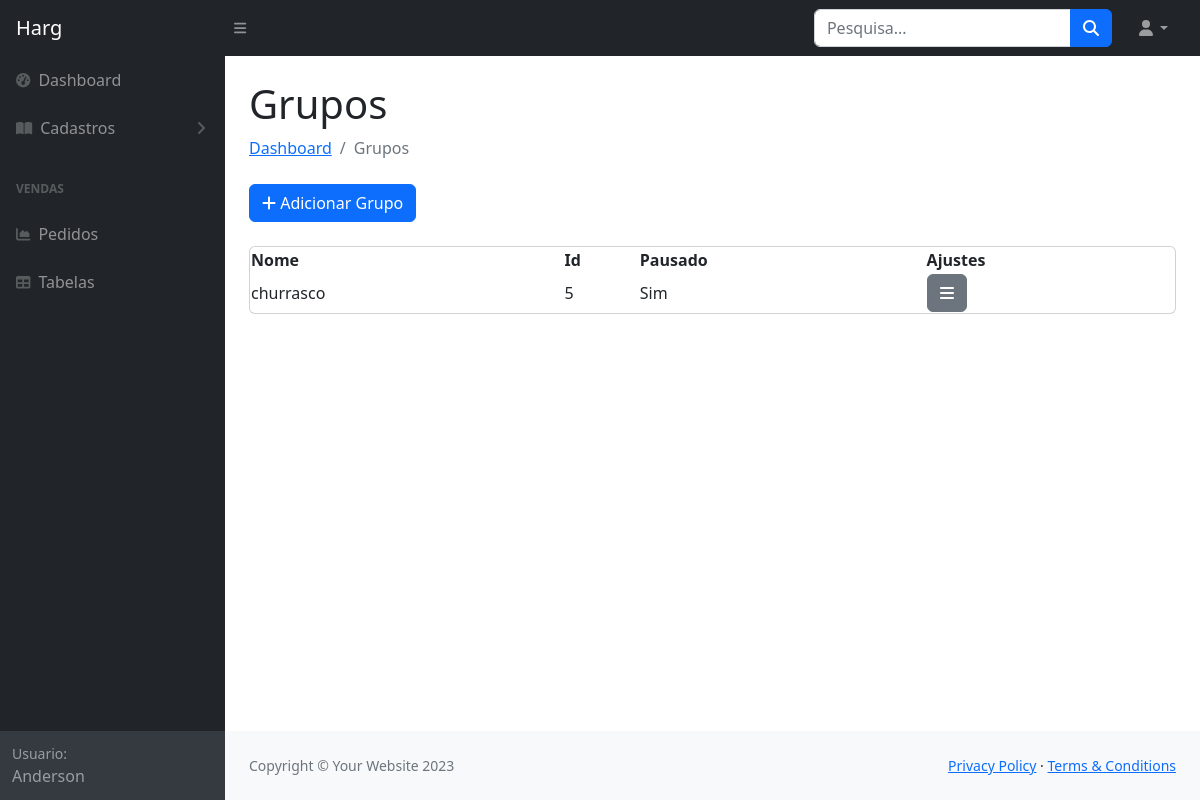
The page /dashboard/cadastros/consulta-grupos on the database as committed earlier.
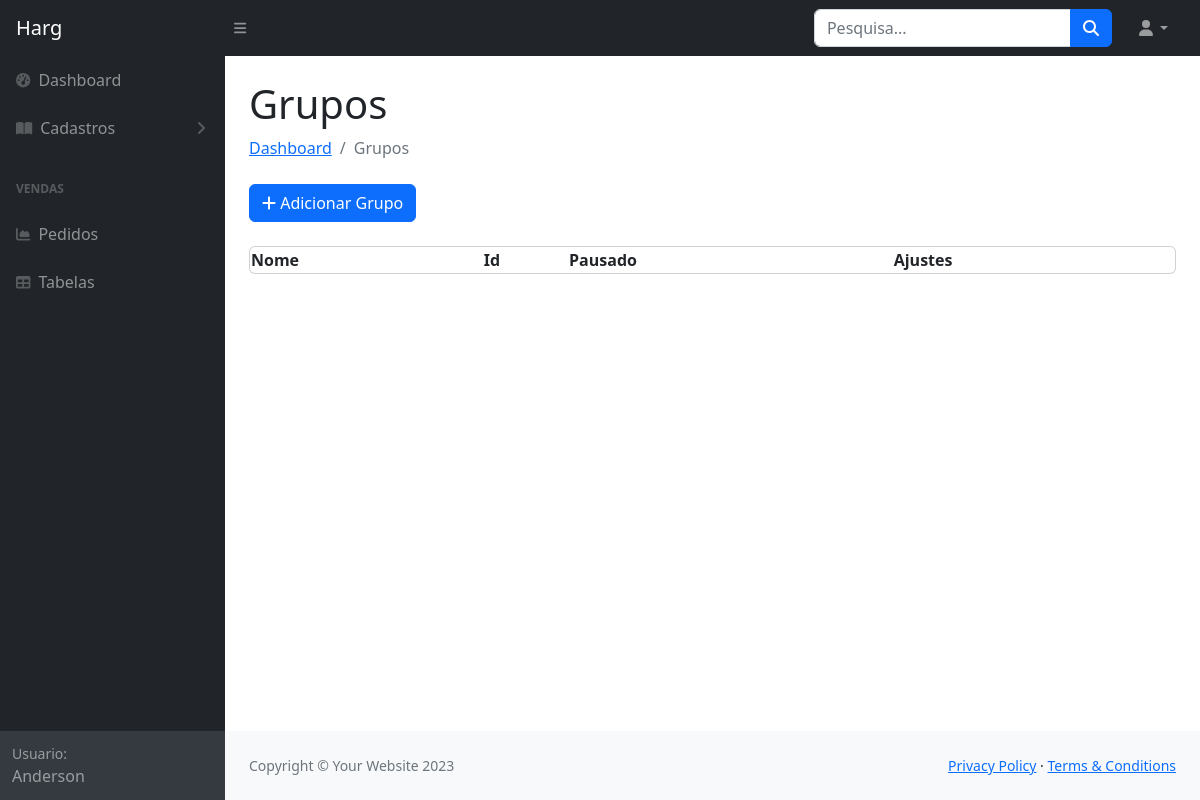
The same page on the database as committed later.
### produto/models.py (models this page shows, shortened)
class Grupo(models.Model):
    id_grupo = models.AutoField(primary_key=True)
    nome = models.CharField(max_length=255)
    pausado = models.CharField(default='N', max_length=1)

### produto/views.py (the view)
# urls.py: path('consulta-grupos', views.consulta_grupos, name='consulta_grupos'),
def consulta_grupos(request):
    grupos = Grupo.objects.all()
    return render(request, 'consulta-grupos.html', {'grupos': grupos})

### templates/consulta-grupos.html (shortened to what the changed rows need)
<!DOCTYPE html>
{% load static %}
<html lang="pt-br">
    <head>
        <link href="https://cdn.jsdelivr.net/npm/simple-datatables@7.1.2/dist/style.min.css" rel="stylesheet"/>
        <link rel="stylesheet" type="text/css" href="https://cdn.datatables.net/1.11.3/css/jquery.dataTables.css">
        <link href="{% static 'css/styles.css' %}" rel="stylesheet" />
        <link rel="stylesheet" href="https://cdnjs.cloudflare.com/ajax/libs/font-awesome/5.15.1/css/all.min.css">
    </head>
    <body class="sb-nav-fixed">
        <div id="layoutSidenav">
            <div id="layoutSidenav_content">
                <main>
                    <main>
                        <div class="container-fluid px-4">
                            <h1 class="mt-4">Grupos</h1>
                            <div class="card mb-4">
                                <table id="example" class="display">
                                    <thead>
                                        <tr>
                                            <th>Nome</th>
                                            <th>Id</th>
                                            <th>Pausado</th>
                                            <th>Ajustes</th>
                                        </tr>
                                    </thead>
                                    <tbody>
                                        {% for grupo in grupos %}
                                        <tr>
                                            <td>{{ grupo.nome }}</td>
                                            <td>{{ grupo.id_grupo }}</td>
                                            <td>
                                                <div class="dropdown">
                                                    <label class="form-check-label" id="labelPausado{{ forloop.counter }}" for="pausado{{ forloop.counter }}">
                                                        {% if grupo.pausado == 'S' %}Sim{% else %}Não{% endif %}
                                                    </label>
                                                </div>
                                                <td>
                                                    <div class="dropdown">
                                                        <a class="btn btn-secondary" data-bs-toggle="dropdown" href="#" role="button" aria-haspopup="true" aria-expanded="false">
                                                            <i class="fas fa-bars"></i>
                                                        </a>
                                                    </div>
                                                </td>
                                        </tr>
                                        {% endfor %}
                                    </tbody>
                                </table>
                            </div>
                        </div>
                    </main>
                </main>
            </div>
        </div>
    </body>
</html>

Rows that differ between the two databases and show on the page:
removed Grupo: nome "churrasco", id_grupo "5", pausado "Sim"
